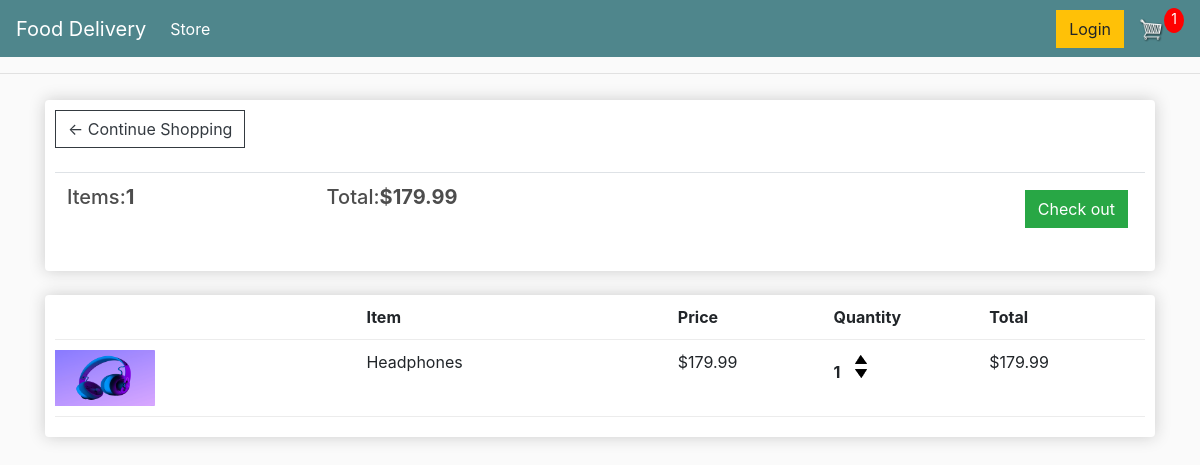
The page /cart/ (signed in) on the database as committed earlier.
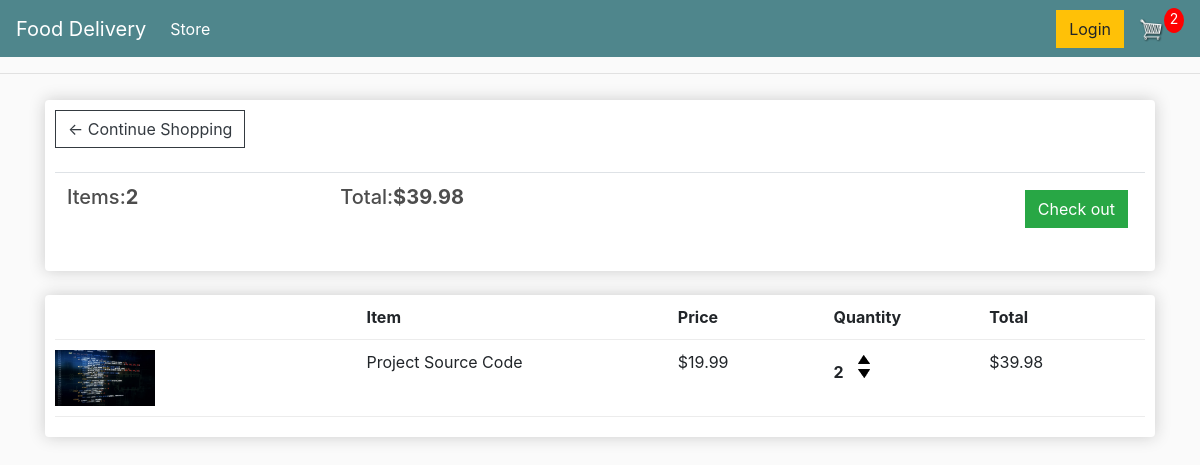
The same page on the database as committed later.
### store/models.py (models this page shows, shortened)
class Order(models.Model):
    customer=models.ForeignKey(Customer,on_delete=models.SET_NULL,null=True,blank=True)
    date_ordered=models.DateTimeField(auto_now_add=True)
    complete=models.BooleanField(default=False,null=True,blank=False) #complete false means this is open cart we can add items to the cart if the complete is equal true means the cart is close and the item can't be added
    transaction_id=models.CharField(max_length=100,null=True)
    @property
    def get_cart_total(self):
        orderitems=self.orderitem_set.all()
        total = sum([item.get_total for item in orderitems])
        return total
    @property
    def get_cart_items(self):
        orderitems=self.orderitem_set.all()
        total = sum([item.quantity for item in orderitems])
        return total

class OrderItem(models.Model):
    product=models.ForeignKey(Product,on_delete=models.SET_NULL,blank=True,null=True)
    order=models.ForeignKey(Order,on_delete=models.SET_NULL,blank=True,null=True)
    quantity=models.IntegerField(default=0,null=True,blank=True)
    date_added=models.DateTimeField(auto_now_add=True)
    @property
    def get_total(self):
        total = self.product.price * self.quantity
        return total

class Product(models.Model):
    name=models.CharField(max_length=200,null=True)
    price=models.FloatField()
    digital=models.BooleanField(default=False,null=True,blank=True)
    image=models.ImageField(null=True,blank=True)
    @property
    def imageURL(self):
        try:
            url = self.image.url
        except:
            url=''
        return url

### store/views.py (the view)
# urls.py: path('cart/',views.cart,name='cart'),
def cart(request):
    if request.user.is_authenticated:
        customer = request.user.customer
        order,created = Order.objects.get_or_create(customer=customer,complete=False)
        items = order.orderitem_set.all()
        cartItems=order.get_cart_items
    else:
        items = []
        order ={'get_cart_total':0,'get_cart_items':0,'shipping':False}
        cartItems=order['get_cart_items']
    context = {'items':items,'order':order,'cartItems':cartItems}
    return render(request,'store/cart.html',context)

### store/templates/store/cart.html
{%extends 'store/main.html'%}
{%load static%}
{%block content%}
    <div class="row">
        <div class="col-lg-12">
            <div class="box-element">
                <a class="btn btn-outline-dark" href="{%url 'store'%}">&#x2190; Continue Shopping</a>
                <br>
                <br>
                <table class="table">
                    <tr>
                        <th><h5>Items:<strong>{{order.get_cart_items}}</strong></h5></th>
                        <th><h5>Total:<strong>${{order.get_cart_total|floatformat:2}}</strong></h5></th>
                        <th>
                            <a style="float: right; margin: 5px;" class="btn btn-success" href="{%url 'checkout'%}">Check out</a>
                        </th>
                    </tr>
                </table>
            </div>
            <br>
            <div class="box-element">
                <div class="cart-row">
                    <div style="flex: 2;"></div>
                    <div style="flex: 2;"><strong>Item</strong></div>
                    <div style="flex: 1;"><strong>Price</strong></div>
                    <div style="flex: 1;"><strong>Quantity</strong></div>
                    <div style="flex: 1;"><strong>Total</strong></div>
                </div>
                {% for item in items %}
				<div class="cart-row">
					<div style="flex:2"><img class="row-image" src="{{item.product.imageURL}}"></div>
					<div style="flex:2"><p>{{item.product.name}}</p></div>
					<div style="flex:1"><p>${{item.product.price|floatformat:2}}</p></div>
					<div style="flex:1">
						<p class="quantity">{{item.quantity}}</p>
						<div class="quantity">
							<img data-product="{{item.product.id}}" data-action="add" class="chg-quantity update-cart" src="{% static  'images/arrow-up.png' %}">
							<img data-product="{{item.product.id}}" data-action="remove" class="chg-quantity update-cart" src="{% static  'images/arrow-down.png' %}">
						</div>
					</div>
					<div style="flex:1"><p>${{item.get_total|floatformat:2}}</p></div>
				</div>
				{% endfor %}
            </div>
        </div>
    </div>
{%endblock content%}

### store/templates/store/main.html (shortened to what this page needs)
<!DOCTYPE html>
{%load static%}
<html>
    <head>
        <link rel="stylesheet" href="https://stackpath.bootstrapcdn.com/bootstrap/4.4.1/css/bootstrap.min.css">
        <link rel="stylesheet" type="text/css" href="{% static 'css/main.css'%}">
        <link rel="stylesheet" href="https://pro.fontawesome.com/releases/v5.10.0/css/all.css"/>
    </head>
    <body>
        <nav class="navbar navbar-expand-lg navbar-dark bg-dark">
            <a class="navbar-brand" href="{%url 'store'%}">Food Delivery</a>
            <div class="collapse navbar-collapse" id="navbarSupportedContent">
                <ul class="navbar-nav mr-auto">
                <li class="nav-item active">
                    <a class="nav-link" href="{%url 'store'%}">Store <span class="sr-only">(current)</span></a>
                </li>
                </ul>
                <div class="form-inline my-2 my-lg-0">
                    <a href="#"class="btn btn-warning">Login</a>
                    <a href="{% url 'cart' %}">
                        <img  id="cart-icon" src="{% static 'images/cart.png' %}">
                    </a>
                    <p id="cart-total">{{cartItems}}</p>
                </div>
            </div>
        </nav>
        <hr>
        <div class="container">
            {%block content%}
            {%endblock content%}
        </div>
    </body>
</html>

### static/css/main.css (style rules this page uses)
body { background-color: hsl(0, 0%, 98%); }
h1,h2,h3,h4,h5,h6 { color:hsl(0, 0%, 30%); }
.box-element { box-shadow:hsl(0, 0%, 80%) 0 0 16px; background-color: #fff; border-radius: 4px; padding: 10px; }
.bg-dark { background-color: #4f868c!important; }
#cart-icon { width:25px; display: inline-block; margin-left: 15px; }
#cart-total { display: block; text-align: center; color:#fff; background-color: red; width: 20px; height: 25px; border-radius: 50%; font-size: 14px; }
.col-lg-4, .col-lg-6, .col-lg-8, .col-lg-12 { margin-top: 10px; }
.btn { border-radius: 0; }
.row-image { width: 100px; }
.cart-row { display: flex; align-items: flex-stretch; padding-bottom: 10px; margin-bottom: 10px; border-bottom: 1px solid #ececec; }
.quantity { display: inline-block; font-weight: 700; padding-right:10px; }
.chg-quantity { width: 12px; cursor: pointer; display: block; margin-top: 5px; transition:.1s; }

Rows that differ between the two databases and show on the page:
removed OrderItem: product.imageURL (picture), product.name "Headphones", product.price "179.99", quantity "1", get_total "179.99"
computed for Order: get_cart_items "1" → "2"; get_cart_total "179.99" → "39.98"
added OrderItem: product.imageURL (picture), product.name "Project Source Code", product.price "19.99", quantity "2", get_total "39.98"
Other text that changed with them:
{{ cartItems }}: "1" → "2"
